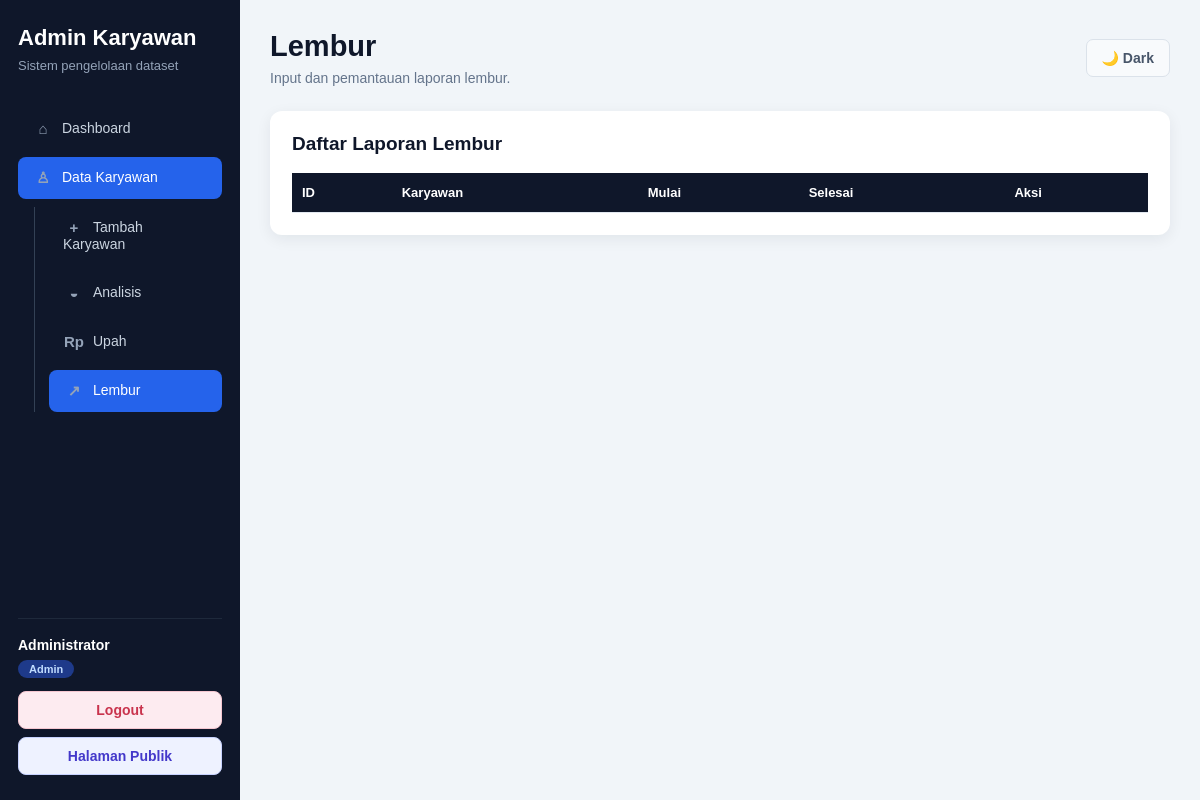
The app's page /Dashboard/lembur.php (signed in), older data.
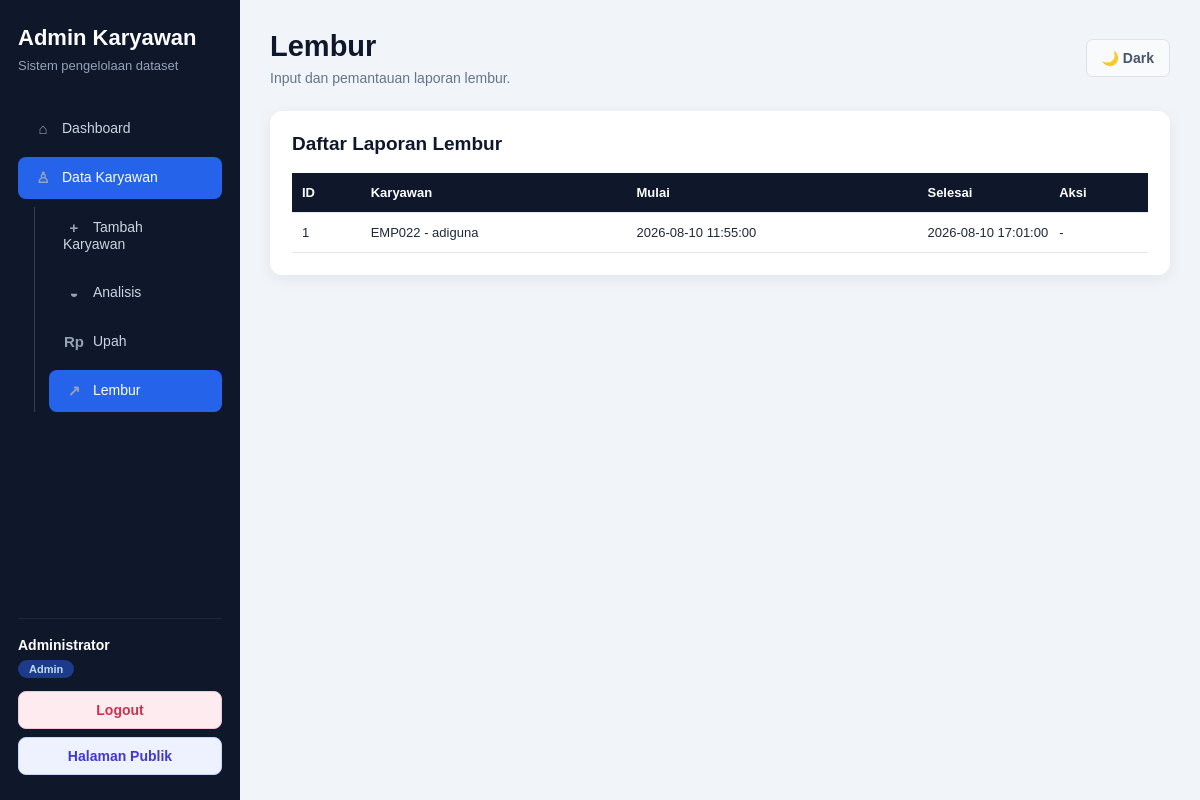
The same page, newer data.
### tables this page shows
CREATE TABLE `overtime_reports` (
  `id` int unsigned NOT NULL AUTO_INCREMENT,
  `karyawan_id` int NOT NULL,
  `department_id` int unsigned NOT NULL,
  `dibuat_oleh_pic` int NOT NULL,
  `mulai_at` datetime NOT NULL,
  `selesai_at` datetime NOT NULL,
  `total_menit` int unsigned NOT NULL DEFAULT '0',
  `deskripsi` text,
  `status` enum('draft','menunggu_koordinator','menunggu_manager','disetujui','ditolak','selesai') NOT NULL DEFAULT 'draft',
  `submitted_at` datetime DEFAULT NULL,
  `created_at` timestamp NOT NULL DEFAULT CURRENT_TIMESTAMP,
  `updated_at` timestamp NOT NULL DEFAULT CURRENT_TIMESTAMP ON UPDATE CURRENT_TIMESTAMP,
  PRIMARY KEY (`id`),
  KEY `idx_overtime_karyawan` (`karyawan_id`),
  KEY `idx_overtime_department` (`department_id`),
  KEY `idx_overtime_status` (`status`),
  KEY `fk_overtime_pic` (`dibuat_oleh_pic`),
  CONSTRAINT `fk_overtime_department` FOREIGN KEY (`department_id`) REFERENCES `master_departemen` (`id`) ON DELETE RESTRICT,
  CONSTRAINT `fk_overtime_karyawan` FOREIGN KEY (`karyawan_id`) REFERENCES `karyawan` (`id`) ON DELETE RESTRICT,
  CONSTRAINT `fk_overtime_pic` FOREIGN KEY (`dibuat_oleh_pic`) REFERENCES `users` (`id`) ON DELETE RESTRICT
);

CREATE TABLE `karyawan` (
  `id` int NOT NULL AUTO_INCREMENT,
  `employee_name` varchar(150) DEFAULT NULL,
  `emp_id` varchar(30) DEFAULT NULL,
  `position` varchar(100) DEFAULT NULL,
  `department` varchar(100) DEFAULT NULL,
  `department_id` int unsigned DEFAULT NULL,
  `salary` decimal(15,2) DEFAULT NULL,
  `gender` varchar(20) DEFAULT NULL,
  `marital_status` varchar(50) DEFAULT NULL,
  `date_of_hire` date DEFAULT NULL,
  `employment_status` varchar(50) DEFAULT NULL,
  `performance_score` varchar(50) DEFAULT NULL,
  `foto_profil` varchar(255) DEFAULT NULL,
  `file_cv` varchar(255) DEFAULT NULL,
  `nik` varchar(50) DEFAULT NULL,
  `alamat` text,
  `tanggal_lahir` date DEFAULT NULL,
  `agama` varchar(50) DEFAULT NULL,
  `kontak` varchar(50) DEFAULT NULL,
  `email` varchar(150) DEFAULT NULL,
  `file_ijazah` varchar(255) DEFAULT NULL,
  `file_mcu` varchar(255) DEFAULT NULL,
  `biografi` text,
  `riwayat_pekerjaan` text,
  `tanggal_riwayat_pekerjaan` date DEFAULT NULL,
  `riwayat_pendidikan` text,
  `tanggal_riwayat_pendidikan` date DEFAULT NULL,
  `tanggal_mcu_terakhir` date DEFAULT NULL,
  `keahlian` text,
  `file_cv_generated` varchar(255) DEFAULT NULL,
  PRIMARY KEY (`id`),
  KEY `fk_karyawan_department` (`department_id`),
  CONSTRAINT `fk_karyawan_department` FOREIGN KEY (`department_id`) REFERENCES `master_departemen` (`id`) ON DELETE RESTRICT
);

### Dashboard/fungsi/auth.php (called while the page is built, shortened)
<?php
function rolePengguna(): string
{
    return (string) ($_SESSION['user']['role'] ?? '');
}
function roleOperasional(): bool
{
    return in_array(rolePengguna(), ['pic', 'koordinator', 'manager'], true);
}

### Dashboard/lembur.php (the view, shortened to what this page needs)
<?php
require __DIR__ . "/koneksi.php";
require_once __DIR__ . "/fungsi/auth.php";
$departmentId = departmentIdPengguna();
$where = roleOperasional() ? "o.department_id = " . (int) ($departmentId ?? 0) : "1=1";
$laporan = mysqli_query($conn, "SELECT o.*, k.emp_id, k.employee_name, oc.jumlah_upah FROM overtime_reports o INNER JOIN karyawan k ON k.id = o.karyawan_id LEFT JOIN overtime_compensations oc ON oc.overtime_id = o.id WHERE $where ORDER BY o.created_at DESC");
require __DIR__ . "/partials/atas.php";
?>
<section class="data-card"><div class="data-card-header"><h2>Daftar Laporan Lembur</h2></div><div class="table-wrapper"><table><thead><tr><th>ID</th><th>Karyawan</th><th>Mulai</th><th>Selesai</th><th></th><th>Aksi</th></tr></thead><tbody><?php while ($row = mysqli_fetch_assoc($laporan)): ?><tr><td><?= (int) $row["id"]; ?></td><td><?= htmlspecialchars($row["emp_id"] . " - " . $row["employee_name"]); ?></td><td><?= htmlspecialchars($row["mulai_at"]); ?></td><td><?= htmlspecialchars($row["selesai_at"]); ?></td><td><?php if (rolePengguna() === "pic" && $row["status"] === "draft"): ?><form method="POST"><input type="hidden" name="csrf_token" value="<?= htmlspecialchars(tokenCsrf()); ?>"><input type="hidden" name="aksi" value="kirim"><input type="hidden" name="overtime_id" value="<?= (int) $row["id"]; ?>"><button class="btn btn-primary" type="submit">Kirim</button></form><?php else: ?>-<?php endif; ?></td></tr><?php endwhile; ?></tbody></table></div></section>
<?php require __DIR__ . "/partials/bawah.php"; ?>

Row changes from the older to the newer data that the page shows:
added overtime_reports: id "1", karyawan.employee_name "EMP022 - adiguna", mulai_at "2026-08-10 11:55:00", selesai_at "2026-08-10 17:01:00"
